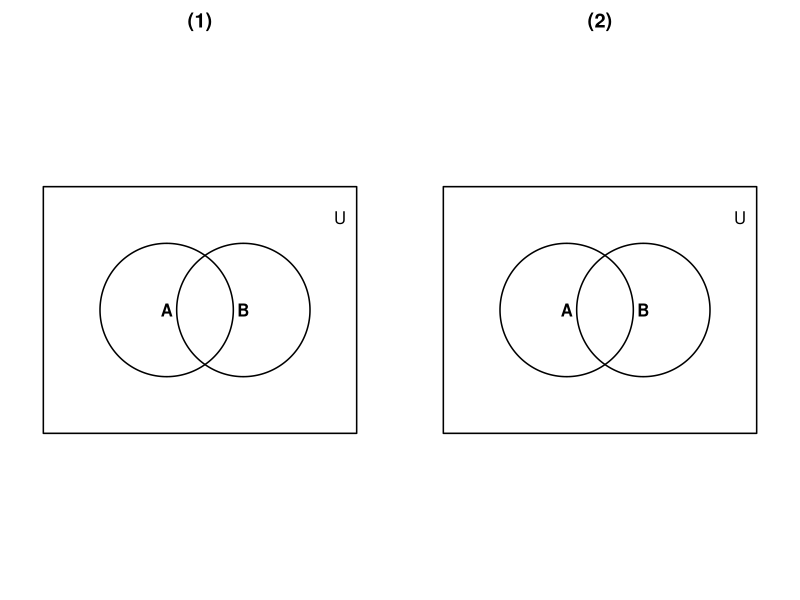

Write the R code that produced this figure.
setwd("C:/Users/18904/Github/senior-mathematics/codes")
if(!dir.exists("../figures"))dir.create("../figures")
# week3-1: Venn U rectangle with two overlapping circles A, B (two panels (1),(2))
draw1=function(){
  par(mfrow=c(1,2),mar=c(1,1,2,1))
  for(k in 1:2){
    plot(0,0,xlim=c(0,10),ylim=c(0,8),type="n",asp=1,axes=FALSE,xlab="",ylab="",main=paste0("(",k,")"))
    rect(0.3,0.3,9.7,7.7,lwd=1.5)
    theta=seq(0,2*pi,length=200)
    cx1=4.0;cy=4.0;r=2.0
    cx2=6.3
    polygon(cx1+r*cos(theta),cy+r*sin(theta),lwd=1.5)
    polygon(cx2+r*cos(theta),cy+r*sin(theta),lwd=1.5)
    text(cx1,cy,"A",font=2)
    text(cx2,cy,"B",font=2)
    text(9.2,7.2,"U",pos=1)
  }
}
cairo_pdf("../figures/week3-1.pdf",width=8,height=4,family="SimSun")
draw1()
dev.off()
svglite::svglite("../figures/week3-1.svg",width=8,height=4)
draw1()
dev.off()
